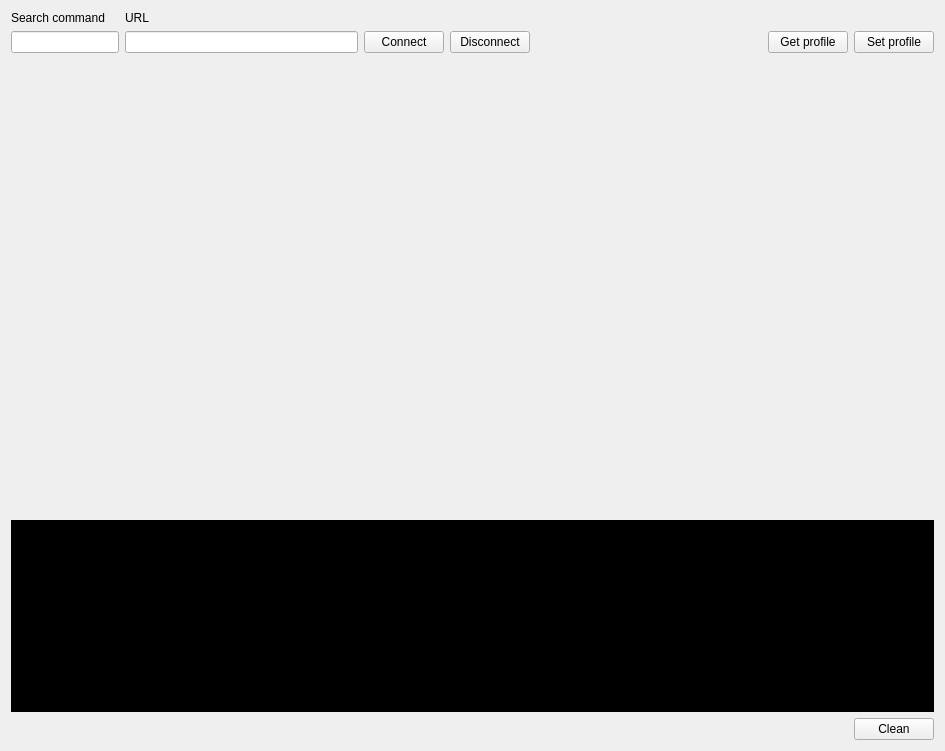
<?xml version="1.0" encoding="UTF-8"?>
<ui version="4.0">
 <class>MainWindow</class>
 <widget class="QMainWindow" name="MainWindow">
  <property name="geometry">
   <rect>
    <x>0</x>
    <y>0</y>
    <width>945</width>
    <height>751</height>
   </rect>
  </property>
  <property name="windowTitle">
   <string>uRPC</string>
  </property>
  <property name="windowIcon">
   <iconset>
    <normaloff>:/new/prefix1/urpc_logo.png</normaloff>:/new/prefix1/urpc_logo.png</iconset>
  </property>
  <widget class="QWidget" name="centralwidget">
   <layout class="QGridLayout" name="gridLayout_3">
    <item row="1" column="0" colspan="2">
     <widget class="QListWidget" name="LogWidget">
      <property name="sizePolicy">
       <sizepolicy hsizetype="Expanding" vsizetype="Maximum">
        <horstretch>2</horstretch>
        <verstretch>0</verstretch>
       </sizepolicy>
      </property>
      <property name="maximumSize">
       <size>
        <width>16777215</width>
        <height>16777215</height>
       </size>
      </property>
      <property name="palette">
       <palette>
        <active>
         <colorrole role="WindowText">
          <brush brushstyle="SolidPattern">
           <color alpha="255">
            <red>0</red>
            <green>109</green>
            <blue>0</blue>
           </color>
          </brush>
         </colorrole>
         <colorrole role="Button">
          <brush brushstyle="SolidPattern">
           <color alpha="255">
            <red>0</red>
            <green>0</green>
            <blue>0</blue>
           </color>
          </brush>
         </colorrole>
         <colorrole role="Light">
          <brush brushstyle="SolidPattern">
           <color alpha="255">
            <red>0</red>
            <green>0</green>
            <blue>0</blue>
           </color>
          </brush>
         </colorrole>
         <colorrole role="Midlight">
          <brush brushstyle="SolidPattern">
           <color alpha="255">
            <red>0</red>
            <green>0</green>
            <blue>0</blue>
           </color>
          </brush>
         </colorrole>
         <colorrole role="Text">
          <brush brushstyle="SolidPattern">
           <color alpha="255">
            <red>0</red>
            <green>111</green>
            <blue>0</blue>
           </color>
          </brush>
         </colorrole>
         <colorrole role="BrightText">
          <brush brushstyle="SolidPattern">
           <color alpha="255">
            <red>0</red>
            <green>0</green>
            <blue>0</blue>
           </color>
          </brush>
         </colorrole>
         <colorrole role="Base">
          <brush brushstyle="SolidPattern">
           <color alpha="255">
            <red>0</red>
            <green>0</green>
            <blue>0</blue>
           </color>
          </brush>
         </colorrole>
         <colorrole role="Window">
          <brush brushstyle="SolidPattern">
           <color alpha="255">
            <red>0</red>
            <green>0</green>
            <blue>0</blue>
           </color>
          </brush>
         </colorrole>
         <colorrole role="Shadow">
          <brush brushstyle="SolidPattern">
           <color alpha="255">
            <red>0</red>
            <green>0</green>
            <blue>0</blue>
           </color>
          </brush>
         </colorrole>
         <colorrole role="HighlightedText">
          <brush brushstyle="SolidPattern">
           <color alpha="255">
            <red>0</red>
            <green>0</green>
            <blue>0</blue>
           </color>
          </brush>
         </colorrole>
         <colorrole role="AlternateBase">
          <brush brushstyle="SolidPattern">
           <color alpha="255">
            <red>0</red>
            <green>0</green>
            <blue>0</blue>
           </color>
          </brush>
         </colorrole>
         <colorrole role="ToolTipBase">
          <brush brushstyle="SolidPattern">
           <color alpha="255">
            <red>0</red>
            <green>0</green>
            <blue>0</blue>
           </color>
          </brush>
         </colorrole>
        </active>
        <inactive>
         <colorrole role="WindowText">
          <brush brushstyle="SolidPattern">
           <color alpha="255">
            <red>0</red>
            <green>109</green>
            <blue>0</blue>
           </color>
          </brush>
         </colorrole>
         <colorrole role="Button">
          <brush brushstyle="SolidPattern">
           <color alpha="255">
            <red>0</red>
            <green>0</green>
            <blue>0</blue>
           </color>
          </brush>
         </colorrole>
         <colorrole role="Light">
          <brush brushstyle="SolidPattern">
           <color alpha="255">
            <red>0</red>
            <green>0</green>
            <blue>0</blue>
           </color>
          </brush>
         </colorrole>
         <colorrole role="Midlight">
          <brush brushstyle="SolidPattern">
           <color alpha="255">
            <red>0</red>
            <green>0</green>
            <blue>0</blue>
           </color>
          </brush>
         </colorrole>
         <colorrole role="Text">
          <brush brushstyle="SolidPattern">
           <color alpha="255">
            <red>0</red>
            <green>111</green>
            <blue>0</blue>
           </color>
          </brush>
         </colorrole>
         <colorrole role="BrightText">
          <brush brushstyle="SolidPattern">
           <color alpha="255">
            <red>0</red>
            <green>0</green>
            <blue>0</blue>
           </color>
          </brush>
         </colorrole>
         <colorrole role="Base">
          <brush brushstyle="SolidPattern">
           <color alpha="255">
            <red>0</red>
            <green>0</green>
            <blue>0</blue>
           </color>
          </brush>
         </colorrole>
         <colorrole role="Window">
          <brush brushstyle="SolidPattern">
           <color alpha="255">
            <red>0</red>
            <green>0</green>
            <blue>0</blue>
           </color>
          </brush>
         </colorrole>
         <colorrole role="Shadow">
          <brush brushstyle="SolidPattern">
           <color alpha="255">
            <red>0</red>
            <green>0</green>
            <blue>0</blue>
           </color>
          </brush>
         </colorrole>
         <colorrole role="HighlightedText">
          <brush brushstyle="SolidPattern">
           <color alpha="255">
            <red>0</red>
            <green>0</green>
            <blue>0</blue>
           </color>
          </brush>
         </colorrole>
         <colorrole role="AlternateBase">
          <brush brushstyle="SolidPattern">
           <color alpha="255">
            <red>0</red>
            <green>0</green>
            <blue>0</blue>
           </color>
          </brush>
         </colorrole>
         <colorrole role="ToolTipBase">
          <brush brushstyle="SolidPattern">
           <color alpha="255">
            <red>0</red>
            <green>0</green>
            <blue>0</blue>
           </color>
          </brush>
         </colorrole>
        </inactive>
        <disabled>
         <colorrole role="WindowText">
          <brush brushstyle="SolidPattern">
           <color alpha="255">
            <red>120</red>
            <green>120</green>
            <blue>120</blue>
           </color>
          </brush>
         </colorrole>
         <colorrole role="Button">
          <brush brushstyle="SolidPattern">
           <color alpha="255">
            <red>0</red>
            <green>0</green>
            <blue>0</blue>
           </color>
          </brush>
         </colorrole>
         <colorrole role="Light">
          <brush brushstyle="SolidPattern">
           <color alpha="255">
            <red>0</red>
            <green>0</green>
            <blue>0</blue>
           </color>
          </brush>
         </colorrole>
         <colorrole role="Midlight">
          <brush brushstyle="SolidPattern">
           <color alpha="255">
            <red>0</red>
            <green>0</green>
            <blue>0</blue>
           </color>
          </brush>
         </colorrole>
         <colorrole role="Text">
          <brush brushstyle="SolidPattern">
           <color alpha="255">
            <red>120</red>
            <green>120</green>
            <blue>120</blue>
           </color>
          </brush>
         </colorrole>
         <colorrole role="BrightText">
          <brush brushstyle="SolidPattern">
           <color alpha="255">
            <red>0</red>
            <green>0</green>
            <blue>0</blue>
           </color>
          </brush>
         </colorrole>
         <colorrole role="Base">
          <brush brushstyle="SolidPattern">
           <color alpha="255">
            <red>0</red>
            <green>0</green>
            <blue>0</blue>
           </color>
          </brush>
         </colorrole>
         <colorrole role="Window">
          <brush brushstyle="SolidPattern">
           <color alpha="255">
            <red>0</red>
            <green>0</green>
            <blue>0</blue>
           </color>
          </brush>
         </colorrole>
         <colorrole role="Shadow">
          <brush brushstyle="SolidPattern">
           <color alpha="255">
            <red>0</red>
            <green>0</green>
            <blue>0</blue>
           </color>
          </brush>
         </colorrole>
         <colorrole role="HighlightedText">
          <brush brushstyle="SolidPattern">
           <color alpha="255">
            <red>0</red>
            <green>0</green>
            <blue>0</blue>
           </color>
          </brush>
         </colorrole>
         <colorrole role="AlternateBase">
          <brush brushstyle="SolidPattern">
           <color alpha="255">
            <red>0</red>
            <green>0</green>
            <blue>0</blue>
           </color>
          </brush>
         </colorrole>
         <colorrole role="ToolTipBase">
          <brush brushstyle="SolidPattern">
           <color alpha="255">
            <red>0</red>
            <green>0</green>
            <blue>0</blue>
           </color>
          </brush>
         </colorrole>
        </disabled>
       </palette>
      </property>
      <property name="font">
       <font>
        <family>Simplified Arabic Fixed</family>
        <pointsize>12</pointsize>
       </font>
      </property>
      <property name="selectionMode">
       <enum>QAbstractItemView::NoSelection</enum>
      </property>
      <property name="layoutMode">
       <enum>QListView::SinglePass</enum>
      </property>
     </widget>
    </item>
    <item row="0" column="0" colspan="2">
     <layout class="QHBoxLayout" name="horizontalLayout">
      <item>
       <layout class="QVBoxLayout" name="verticalLayout">
        <item>
         <layout class="QFormLayout" name="formLayout">
          <item row="1" column="0">
           <widget class="QLineEdit" name="SearchEdit">
            <property name="sizePolicy">
             <sizepolicy hsizetype="Expanding" vsizetype="Fixed">
              <horstretch>1</horstretch>
              <verstretch>0</verstretch>
             </sizepolicy>
            </property>
           </widget>
          </item>
          <item row="0" column="1">
           <widget class="QLabel" name="label_2">
            <property name="text">
             <string>URL</string>
            </property>
           </widget>
          </item>
          <item row="1" column="1">
           <layout class="QHBoxLayout" name="horizontalLayout_4">
            <item>
             <widget class="QLineEdit" name="comEdit">
              <property name="sizePolicy">
               <sizepolicy hsizetype="Expanding" vsizetype="Fixed">
                <horstretch>0</horstretch>
                <verstretch>0</verstretch>
               </sizepolicy>
              </property>
             </widget>
            </item>
            <item>
             <widget class="QPushButton" name="cntButton">
              <property name="text">
               <string>Connect</string>
              </property>
             </widget>
            </item>
            <item>
             <widget class="QPushButton" name="dcntButton">
              <property name="text">
               <string>Disconnect</string>
              </property>
             </widget>
            </item>
            <item>
             <spacer name="horizontalSpacer">
              <property name="orientation">
               <enum>Qt::Horizontal</enum>
              </property>
              <property name="sizeHint" stdset="0">
               <size>
                <width>40</width>
                <height>20</height>
               </size>
              </property>
             </spacer>
            </item>
            <item>
             <widget class="QPushButton" name="GetProfileBtn">
              <property name="text">
               <string>Get profile</string>
              </property>
             </widget>
            </item>
            <item>
             <widget class="QPushButton" name="SetProfileBtn">
              <property name="text">
               <string>Set profile</string>
              </property>
             </widget>
            </item>
           </layout>
          </item>
          <item row="0" column="0">
           <widget class="QLabel" name="label">
            <property name="text">
             <string>Search command</string>
            </property>
           </widget>
          </item>
         </layout>
        </item>
       </layout>
      </item>
     </layout>
    </item>
    <item row="2" column="0">
     <spacer name="horizontalSpacer_2">
      <property name="orientation">
       <enum>Qt::Horizontal</enum>
      </property>
      <property name="sizeType">
       <enum>QSizePolicy::Minimum</enum>
      </property>
      <property name="sizeHint" stdset="0">
       <size>
        <width>80</width>
        <height>20</height>
       </size>
      </property>
     </spacer>
    </item>
    <item row="2" column="1">
     <widget class="QPushButton" name="ClearBtn">
      <property name="sizePolicy">
       <sizepolicy hsizetype="Fixed" vsizetype="Fixed">
        <horstretch>1</horstretch>
        <verstretch>0</verstretch>
       </sizepolicy>
      </property>
      <property name="text">
       <string>Clean</string>
      </property>
     </widget>
    </item>
   </layout>
  </widget>
  <action name="actionAq">
   <property name="text">
    <string>Aq</string>
   </property>
  </action>
  <action name="actionA2">
   <property name="text">
    <string>A2</string>
   </property>
  </action>
 </widget>
 <layoutdefault spacing="6" margin="11"/>
 <resources/>
 <connections/>
</ui>
